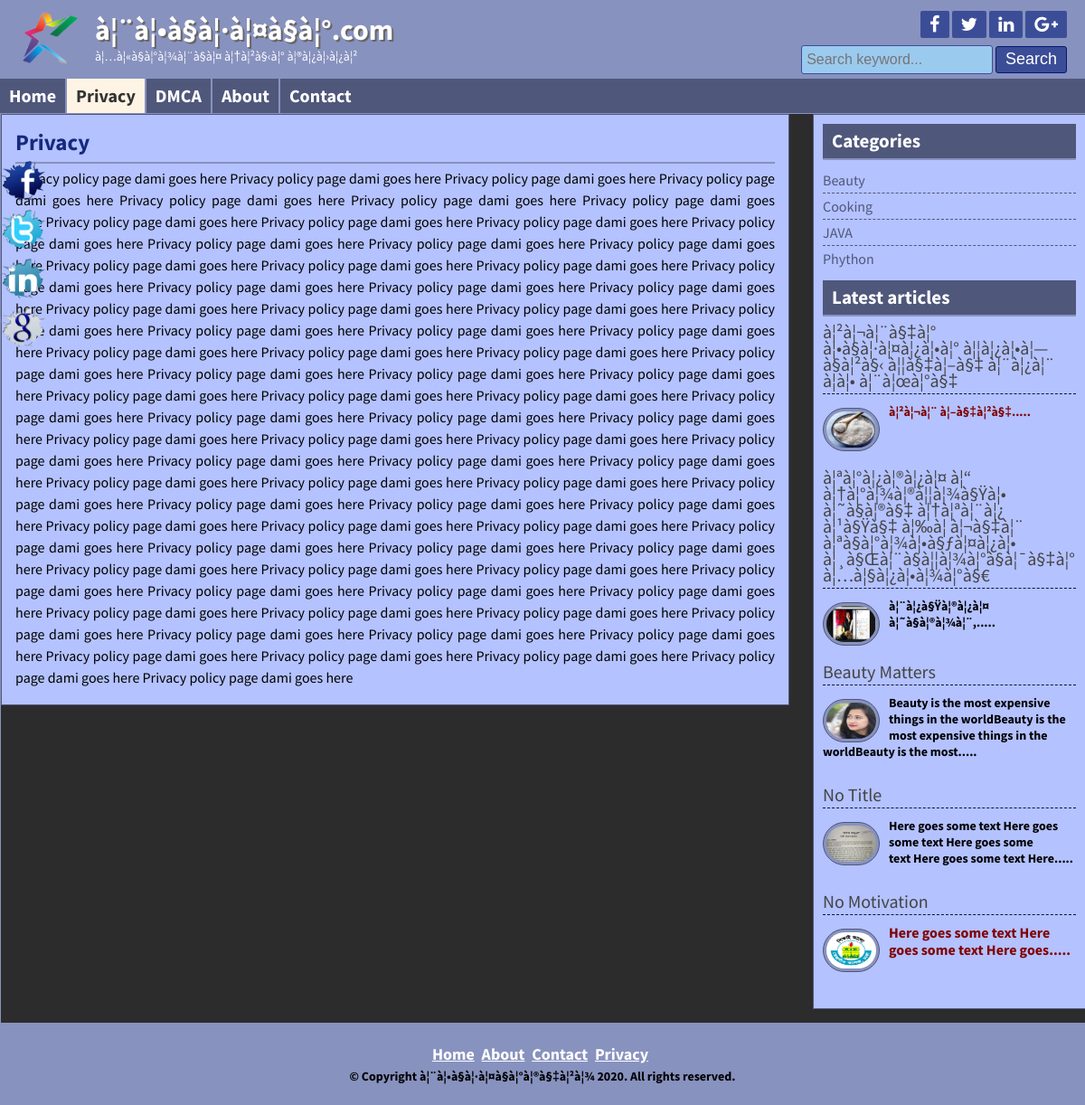
/pages.php?pageid=4, run on the app's committed database.
### tables this page shows
CREATE TABLE `title_slogan` (
  `id` int(11) NOT NULL,
  `title` varchar(255) NOT NULL,
  `slogan` varchar(255) NOT NULL,
  `logo` varchar(255) NOT NULL
);

CREATE TABLE `social_media` (
  `id` int(11) NOT NULL,
  `facebook` varchar(255) NOT NULL,
  `twitter` varchar(255) NOT NULL,
  `linkedin` varchar(255) NOT NULL,
  `google` varchar(255) NOT NULL
);

CREATE TABLE `pages` (
  `id` int(11) NOT NULL,
  `name` varchar(255) NOT NULL,
  `body` text NOT NULL
);

CREATE TABLE `category` (
  `id` int(11) NOT NULL,
  `name` varchar(60) NOT NULL
);

CREATE TABLE `post` (
  `id` int(11) NOT NULL,
  `cat` int(11) NOT NULL,
  `title` varchar(255) NOT NULL,
  `body` text NOT NULL,
  `image` varchar(255) NOT NULL,
  `author` varchar(50) NOT NULL,
  `tags` varchar(255) NOT NULL,
  `description` varchar(255) NOT NULL,
  `date` timestamp NOT NULL DEFAULT CURRENT_TIMESTAMP ON UPDATE CURRENT_TIMESTAMP
);

CREATE TABLE `copyright` (
  `id` int(11) NOT NULL,
  `note` varchar(255) NOT NULL
);

### lib/Database.php (called while the page is built, shortened)
<?php
Class Database{
	public $host   = DB_HOST;
	public $user   = DB_USER;
	public $pass   = DB_PASS;
	public $dbname = DB_NAME;
	public $link;
	private function connectDB(){
	$this->link = new mysqli($this->host, $this->user, $this->pass, $this->dbname);
 }
	public function select($query){
		$result = $this->link->query($query) or die($this->link->error.__LINE__);
		if($result->num_rows > 0){
			return $result;
		} else {
			return false;
		}
	}
}

### helpers/Format.php (called while the page is built, shortened)
<?php
	class Format{
		public function textShort($text, $limit = 400){
			$text = $text. " ";
			$text = substr($text, 0, $limit);
			$text = substr($text, 0, strrpos($text, ' '));
			$text = $text. ".....";
			return $text;
		}
	}
?>

### pages.php (the view)
<?php ob_start(); include "inc/header.php"; ?>
<?php
	if (!isset($_GET['pageid']) || empty($_GET['pageid']) || $_GET['pageid'] == NULL) {
        header("Location: 404.php");
    } else{
    	$pageid = mysqli_real_escape_string($db->link, $_GET['pageid']);
    }
?>
<div class="contentsection contemplete clear">
<div class="maincontent clear">
<?php
    $query = "SELECT * FROM pages WHERE id = '$pageid'";
    $pages = $db->select($query);
    if ($pages) {
        while ($result = $pages->fetch_assoc()) {
?>
	<div class="about">
		<h2><?php echo $result['name']; ?></h2>
		<?php echo $result['body']; ?>
</div>
<?php
		}
	}
?>
</div>
<?php include "inc/sidebar.php"; ?>
<?php include "inc/footer.php"; ?>

### inc/header.php (shortened to what this page needs)
<?php include "lib/Database.php"; ?>
<?php $db = new Database(); ?>
<?php include "helpers/Format.php"; ?>
<?php $format = new Format(); ?>
<!DOCTYPE html>
<html>
<head>
	<?php include "scripts/css.php"; ?>
</head>
<body>
	<div class="headersection templete clear">
		<a href="index.php">
			<div class="logo">
<?php
    $query = "SELECT * FROM title_slogan";
    $title_slogan = $db->select($query);
    if ($title_slogan) {
        while ($result = $title_slogan->fetch_assoc()) {
?>
				<img src="admin/logo/<?php echo $result['logo']; ?>" alt="Logo"/>
				<h2><?php echo $result['title']; ?>.com</h2>
				<p><?php echo $result['slogan']; ?></p>
<?php
		}
	}
?>
			</div>
		</a>
		<div class="social clear">
			<div class="icon clear">
<?php
    $query = "SELECT * FROM social_media";
    $social_media = $db->select($query);
    if ($social_media) {
        while ($result = $social_media->fetch_assoc()) {
?>
				<a href="<?php echo $result['facebook']; ?>" target="_blank"><i class="fa fa-facebook"></i></a>
				<a href="<?php echo $result['twitter']; ?>" target="_blank"><i class="fa fa-twitter"></i></a>
				<a href="<?php echo $result['linkedin']; ?>" target="_blank"><i class="fa fa-linkedin"></i></a>
				<a href="<?php echo $result['google']; ?>" target="_blank"><i class="fa fa-google-plus"></i></a>
<?php
        }
    }
?>
			</div>
			<div class="searchbtn clear">
			<form action="search.php" method="get">
				<input type="text" name="search" placeholder="Search keyword..."/>
				<input type="submit" name="submit" value="Search"/>
			</form>
			</div>
		</div>
	</div>
<div class="navsection templete">
	<ul>
<?php
	$path = $_SERVER['SCRIPT_FILENAME'];
	$currentpage = basename($path, '.php');
?>
		<li><a <?php if ($currentpage == "index") {
			echo 'id="active"';
		}
		?>  href="index.php">Home</a></li>
<?php
    $query = "SELECT * FROM pages ORDER BY id DESC";
    $pages = $db->select($query);
    if ($pages) {
        while ($result = $pages->fetch_assoc()) {
?>
		<li><a
<?php
	if (isset($_GET['pageid']) && $_GET['pageid'] == $result['id']) {
		echo 'id = "active"';
	}
?>
			href="pages.php?pageid=<?php echo $result['id']; ?>"><?php echo $result['name']; ?></a></li>
<?php
        }
    }
?>
		<li><a <?php if ($currentpage == "contact") {
			echo 'id="active"';
		}
		?>
		href="contact.php">Contact</a></li>
	</ul>
</div>

### inc/sidebar.php
<div class="sidebar clear">
<div class="samesidebar clear">
	<h2>Categories</h2>
		<ul>
<?php
	$query = "SELECT * FROM category ORDER BY name";
	$category = $db->select($query);
	if ($category) {
		while ($result = $category->fetch_assoc()) {
?>
			<li><a href="category.php?cat=<?php echo $result['id']; ?>"><?php echo $result['name'] ?></a></li>
<?php } }else{ ?>
			<li>No Category</li>
<?php } ?>
		</ul>
</div>
<div class="samesidebar clear">
	<h2>Latest articles</h2>
<?php
	$query = "SELECT * FROM post ORDER BY id DESC LIMIT 5";
	$category = $db->select($query);
	if ($category) {
		while ($result = $category->fetch_assoc()) {
?>
		<div class="popular clear">
			<h3><a href="post.php?postid=<?php echo $result['id']; ?>"><?php echo $result['title']; ?></a></h3>
			<a href="post.php?postid=<?php echo $result['id']; ?>"><img src="admin/uploads/<?php echo $result['image']; ?>" alt="post image"/></a>
			<?php echo $format->textShort($result['body'], 120); ?>
		</div>
<?php
		}
	}
?>
</div>
</div>

### inc/footer.php (shortened to what this page needs)
</div>
	<div class="footersection templete clear">
		  <div class="footermenu clear">
			<ul>
				<li><a href="#">Home</a></li>
				<li><a href="#">About</a></li>
				<li><a href="#">Contact</a></li>
				<li><a href="#">Privacy</a></li>
			</ul>
		  </div>
<?php
    $query = "SELECT * FROM copyright";
    $copyright = $db->select($query);
    if ($copyright) {
        while ($result = $copyright->fetch_assoc()) {
?>
		  <p>&copy; Copyright <?php echo $result['note']; echo " ".date('Y').". "; ?>All rights reserved.</p>
<?php
        }
    }
?>
		</div>
		<div class="fixedicon clear">
<?php
    $query = "SELECT * FROM social_media";
    $social_media = $db->select($query);
    if ($social_media) {
        while ($result = $social_media->fetch_assoc()) {
?>
			<a href="<?php echo $result['facebook']; ?>" target="_blank"><img src="images/fb.png" alt="Facebook"/></a>
			<a href="<?php echo $result['twitter']; ?>" target="_blank"><img src="images/tw.png" alt="Twitter"/></a>
			<a href="<?php echo $result['linkedin']; ?>" target="_blank"><img src="images/in.png" alt="LinkedIn"/></a>
			<a href="<?php echo $result['google']; ?>" target="_blank"><img src="images/gl.png" alt="GooglePlus"/></a>
<?php
        }
    }
?>
		</div>
	</body>
</html>

### style.css (style rules this page uses)
* { margin:0;padding:0;outline:0; }
body { font-family: 'Source Sans Pro', sans-serif;font-size:14px;line-height:18px;color:#000;background:url(images/bg.png)repeat fixed 0 0 #fff; }
.templete { width:1200px;margin:0 auto; }
.contemplete { margin: 0 auto; width: 1200px; }
.clear { overflow:hidden; }
input[type="text"], input[type="email"] { border: 1px solid #cfc5b6; border-radius: 3px; margin-bottom: 5px; padding: 5px; width: 300px; }
input[type="submit"] { background: #b7801c none repeat scroll 0 0; border: 1px solid #e6af4b; color: #fff; cursor: pointer; font-size: 20px; padding: 1px 10px; }
.headersection { background: #ca932f none repeat scroll 0 0; color: #fff; }
.logo { float: left; width: 580px; }
.logo img { float: left; margin-right: 15px; padding-bottom: 10px; padding-left: 20px; padding-top: 10px; width: 70px; }
.logo h2 { color: #fff; font-size: 32px; margin-bottom: 11px; margin-top: 24px; text-shadow: 2px 2px 0 #666; }
.logo p { color:#fff; }
.social { float: right; margin-right: 20px; margin-top: 12px; text-align: right; width: 360px; }
.icon { float: right; }
.icon a { background: #a56e0a none repeat scroll 0 0; border-radius: 2px; color: #fff; display: block; float: left; font-size: 20px; margin-left: 3px; padding: 5px 10px; }
.searchbtn { float: right; margin-top: 8px; }
.searchbtn input[type="text"] { border: 1px solid #A56E0A; width: 200px; background: #FFE07C; font-size: 16px; height: 20px; }
.searchbtn input[type="submit"] { border: 1px solid #9d6602; border-radius: 3px; font-size: 18px; height: 30px; padding-left: 10px; padding-right: 10px; padding-top: 0; cursor: pointer; }
.navsection { background: none repeat scroll 0 0 #e6af4b; min-height: 38px; }
.navsection ul { margin:0;padding:0;list-style:none; }
.navsection ul li { border-left: 1px solid #fdc662; border-right: 1px solid #c18a26; display: block; float: left; position:relative; }
.navsection ul li:first-child { border-left: 0px solid #fdc662; }
.navsection ul li:last-child { border-right: 0px solid #c18a26; }
.navsection ul li a { color: #fff; display: block; font-size: 20px; font-weight: bold; padding: 10px; text-decoration: none; }
.navsection ul li a:hover, #active { background:#FEF4E5;color:#333; }
.contentsection { background: #ffffff none repeat scroll 0 0; border: 1px solid #ca932f; padding: 0px; }
.maincontent { background: #fef4e5 none repeat scroll 0 0; border: 1px solid #ded4c5; float: left; margin: 0 15px 15px 0; padding: 8px 15px; width: 70%; }
.about { font-size: 16px; line-height: 24px; text-align: justify; }
.about p { font-size: 16px; line-height: 24px; margin-bottom: 10px; text-align: justify; }
.samepost h2, .about h2 { border-bottom: 2px solid #e0d6c7; color: #ac7511; font-size: 25px; margin-bottom: 4px; padding: 10px 10px 10px 0; }
.sidebar { background: #fef4e5 none repeat scroll 0 0; border: 1px solid #ded4c5; float: right; margin-bottom: 15px; margin-top: 0; padding: 10px; width: 280px; }
.samesidebar { margin-bottom: 10px; }
.samesidebar h2 { background: #e6af4b none repeat scroll 0 0; border-bottom: 2px solid #b7801c; color: #333; margin-bottom: 8px; padding: 10px; }
.samesidebar ul { padding:0;margin:0;list-style:none; }
.samesidebar ul li { border-bottom: 1px dashed #e9c05c; font-size: 16px; padding: 5px 8px 5px 0; }
.samesidebar ul li:last-child { border-bottom: 0px dashed #e9c05c; }
.samesidebar ul li a { color: #814a00; text-decoration: none; }
.samesidebar p { margin-bottom: 10px; }
.popular { margin-bottom: 20px; }
.popular h3 { border-bottom: 1px dashed #b7801c; font-size: 20px; font-weight: normal; margin-bottom: 10px; padding-bottom: 5px; }
.popular h3 a { text-decoration:none;color:#444 }
.popular img { background: #fff none repeat scroll 0 0; border: 1px solid #f6bf5b; border-radius: 30px; float: left; height: 40px; margin-right: 10px; margin-top: 5px; padding: 3px; width: 55px; }
.footersection { height:90px;background:#B7801C;text-align:center }
.footermenu { margin-top: 25px; margin-bottom: 5px; }
.footermenu ul { padding:0;margin:0;list-style:none;text-align:center; }
.footermenu ul li { display:inline-block; }
.footermenu ul li a { color: #E6AF4B; font-size: 18px; margin-right: 5px; }
.fixedicon { left: 0; position: fixed; top: 175px; width: 60px; }
.fixedicon img { width: 50px; }

### data on the page
title_slogan: logo (picture), title "à¦¨à¦•à§à¦·à¦¤à§à¦°", slogan "à¦…à¦«à§à¦°à¦¾à¦¨à§à¦¤ à¦†à¦²à§‹à¦° à¦®à¦¿à¦›à¦¿à¦²"
pages: name "Privacy", body "Privacy policy page dami goes here Privacy policy page dami goes here Privacy policy page dami goes here Privacy policy page dami goes here Privacy policy page dami goes here Privacy policy page dami goes here Privacy policy page dami goes here Privacy policy page dami goes here Privacy policy page dami goes here Privacy policy page dami goes here Privacy policy page dami goes here Privacy policy page dami goes here Privacy policy page dami goes here Privacy policy page dami goes here Privacy policy page dami goes here Privacy policy page dami goes here Privacy policy page dami goes here Privacy policy page dami goes here Privacy policy page dami goes here Privacy policy page dami goes here…"
pages: name "DMCA"
pages: name "About"
category: name "Beauty"
category: name "Cooking"
category: name "JAVA"
category: name "Phython"
post: title "à¦²à¦¬à¦¨à§‡à¦° à¦•à§à¦·à¦¤à¦¿à¦•à¦° à¦¦à¦¿à¦•à¦—à§à¦²à§‹ à¦¦à§‡à¦–à§‡ à¦¨à¦¿à¦¨ à¦à¦• à¦¨à¦œà¦°à§‡", image (picture), body "à¦²à¦¬à¦¨ à¦–à§‡à¦²à§‡....."
post: title "à¦ªà¦°à¦¿à¦®à¦¿à¦¤ à¦“ à¦†à¦°à¦¾à¦®à¦¦à¦¾à§Ÿà¦• à¦˜à§à¦®à§‡ à¦†à¦ªà¦¨à¦¿ à¦¹à§Ÿà§‡ à¦‰à¦ à¦¬à§‡à¦¨ à¦ªà§à¦°à¦¾à¦•à§ƒà¦¤à¦¿à¦• à¦¸à§Œà¦¨à§à¦¦à¦¾à¦°à§à¦¯à§‡à¦° à¦…à¦§à¦¿à¦•à¦¾à¦°à§€", image (picture), body "à¦¨à¦¿à§Ÿà¦®à¦¿à¦¤ à¦˜à§à¦®à¦¾à¦¨,....."
post: title "Beauty Matters", image (picture), body "Beauty is the most expensive things in the worldBeauty is the most expensive things in the worldBeauty is the most....."
post: title "No Title", image (picture), body "Here goes some text Here goes some text Here goes some text Here goes some text Here....."
post: title "No Motivation", image (picture), body "Here goes some text Here goes some text Here goes....."
copyright: note "à¦¨à¦•à§à¦·à¦¤à§à¦°à¦®à§‡à¦²à¦¾"
